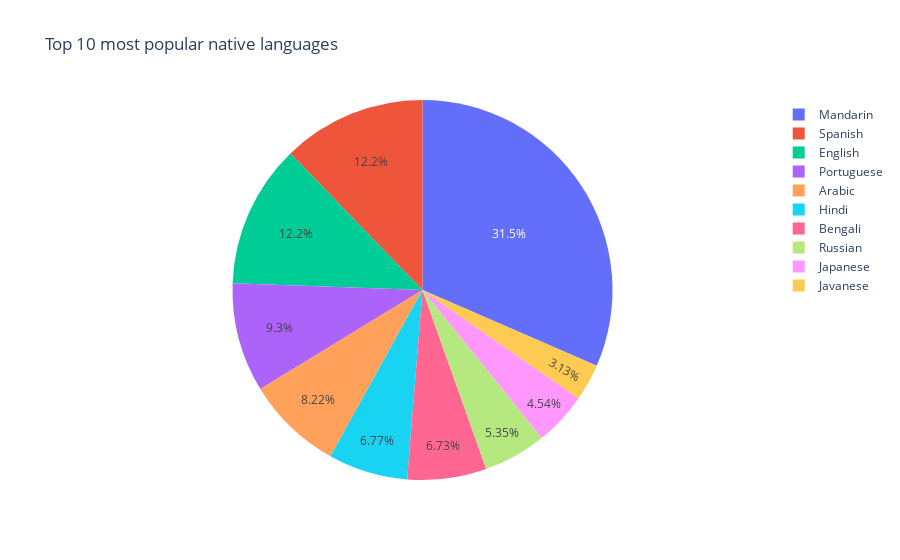

Here is the notebook cell this chart was saved with:
### Code cell
fig = px.pie(df, values='Native speakers (millions)', names='Language', title='Top 10 most popular native languages')
fig.show()

### Figure 1 — Plotly figure (JSON) as saved in the notebook; plotly's stock layout.template omitted (floating-point values rounded to 4 significant figures)
{"data": [{"domain": {"x": [0, 1], "y": [0, 1]}, "hovertemplate": "Language=%{label}<br>Native speakers (millions)=%{value}<extra></extra>", "labels": ["Mandarin", "Spanish", "English", "Portuguese", "Arabic", "Hindi", "Bengali", "Russian", "Japanese", "Javanese"], "legendgroup": "", "name": "", "showlegend": true, "type": "pie", "values": ["848", "329", "328", "250", "221", "182", "181", "144", "122", "84.3"]}], "layout": {"legend": {"tracegroupgap": 0}, "title": {"text": "Top 10 most popular native languages"}}}
